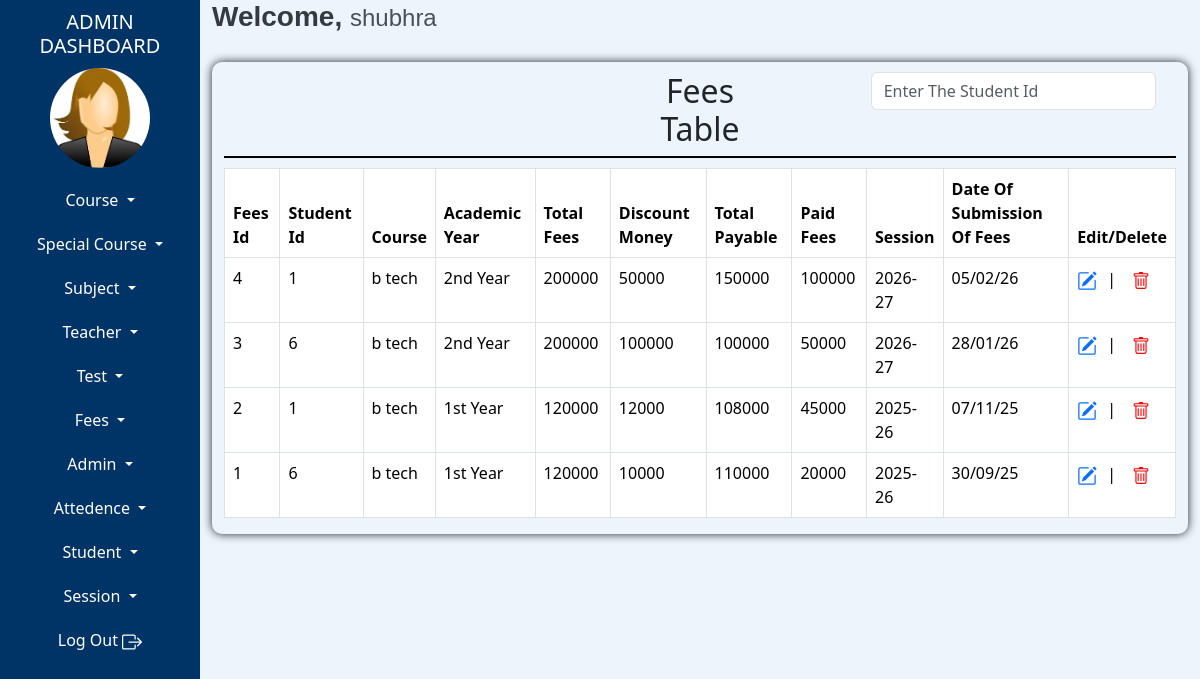
The page /admin/fees-table.php (signed in) on the database its author committed.
### tables this page shows
CREATE TABLE `tblfees` (
  `feeId` int(100) NOT NULL AUTO_INCREMENT,
  `studentId` int(100) NOT NULL,
  `courseId` int(100) NOT NULL,
  `academicYearId` int(10) NOT NULL,
  `totalFees` int(100) NOT NULL,
  `discountMoney` int(100) DEFAULT NULL,
  `paidFees` int(100) NOT NULL,
  `dateOfSubmissionOfFees` date NOT NULL,
  `sessionId` int(10) NOT NULL,
  `addedIpAddress` text NOT NULL,
  `addedDateTime` datetime(6) NOT NULL,
  `updatedIpAddress` text NOT NULL,
  `updatedDatetime` datetime(6) NOT NULL,
  PRIMARY KEY (`feeId`)
);

CREATE TABLE `tblcourse` (
  `courseId` int(10) NOT NULL AUTO_INCREMENT,
  `courseName` varchar(100) NOT NULL,
  `courseDuration` varchar(10) NOT NULL,
  `sessionId` int(10) NOT NULL,
  PRIMARY KEY (`courseId`)
);

CREATE TABLE `tblacademicyear` (
  `academicYearId` int(10) NOT NULL AUTO_INCREMENT,
  `academicYearName` text NOT NULL,
  `addedIpAddress` varchar(100) NOT NULL,
  `addedDateTime` datetime NOT NULL,
  `updatedIpAddress` varchar(100) NOT NULL,
  `updatedDatetime` datetime NOT NULL,
  PRIMARY KEY (`academicYearId`)
);

CREATE TABLE `tblsession` (
  `sessionId` int(10) NOT NULL AUTO_INCREMENT,
  `sessionName` varchar(15) NOT NULL,
  `addedIpAddress` varchar(100) NOT NULL,
  `addedDateTime` datetime NOT NULL,
  `updatedIpAddress` varchar(100) NOT NULL,
  `updatedDateTime` datetime NOT NULL,
  `status` int(2) NOT NULL,
  PRIMARY KEY (`sessionId`)
);

### admin/fees-table.php (the view, shortened to what this page needs)
<?php
include "admin-dashboard-top.php";
include "admin-dashboard-content.php";
$query = "SELECT * FROM tblfees ORDER BY feeId DESC";
$stmt=$conn->prepare($query);
$stmt->execute();
?>
<!doctype html>
<html lang="en">
  <head>
    <link href="https://cdn.jsdelivr.net/npm/bootstrap@5.3.3/dist/css/bootstrap.min.css" rel="stylesheet">
  </head>
<body>
<div class="container-fluid">
    <div class="row">
        <div class="col-md-12 tbl-content">
            <div class="container-fluid">
                <div class="row top">
                    <div class="col-md-5 col-sm-5">
                    </div>
                    <div class="col-md-2 col-sm-2">
                        <div class="tbl-heading">
                            <h2>Fees Table</h2>
                        </div>
                    </div>
                    <div class="col-md-1 col-sm-1">
                    </div>
                    <div class="col-md-4 col-sm-4">
                        <form class="d-flex" role="search">
                            <input class="form-control me-2" type="search" placeholder="Enter The Student Id " aria-label="Search" id="studentId">
                        </form>
                    </div>
                </div>
            </div>
            <table class="table table-hover table-bordered">
              <thead>
                <tr>
                  <th scope="col">Fees Id</th>
                  <th scope="col">Student Id</th>
                  <th scope="col">Course</th>
                  <th scope="col">Academic Year</th>
                  <th scope="col">Total Fees</th>
                  <th scope="col">Discount Money</th>
                  <th scope="col">Total Payable</th>
                  <th scope="col">Paid Fees</th>
                  <th scope="col">Session</th>
                  <th scope="col">Date Of Submission Of Fees</th>
                  <th scope="col">Edit/Delete</th>
                </tr>
              </thead>
              <tbody id="tbldata">
                <?php
                    while($result=$stmt->fetch())
                    {
                        $totalPayable = $result["totalFees"] - $result["discountMoney"];
                ?>
                    <tr>
                    <td><?php echo $result['feeId'] ?></td>
                    <td><?php echo $result['studentId'] ?></td>
                    <td>
                    <?php
                        $courseId=$result['courseId'];
                        $query="SELECT * FROM tblcourse WHERE courseId=:courseId";
                        $coursestmt=$conn->prepare($query);
                        $coursestmt->bindParam(":courseId",$courseId);
                        $coursestmt->execute();
                        $courses=$coursestmt->fetch();
                        echo $courses["courseName"];
                    ?>
                    </td>
                    <td>
                        <?php
                            $academicYearId = $result['academicYearId'];
                            $yearstmt=$conn->prepare("SELECT * FROM tblAcademicYear WHERE academicYearId=:academicYearId");
                            $yearstmt->bindParam(":academicYearId",$academicYearId);
                            $yearstmt->execute();
                            $academicYears=$yearstmt->fetch();
                            echo $academicYears["academicYearName"];
                        ?>
                    </td>
                    <td><?php echo $result['totalFees']; ?></td>
                    <td><?php echo $result['discountMoney']; ?></td>
                    <td><?php echo $totalPayable; ?></td>
                    <td><?php echo $result['paidFees']; ?></td>
                    <td>
                        <?php
                            $sessionId = $result['sessionId'];
                            $sessionstmt=$conn->prepare("SELECT * FROM tblsession WHERE sessionId=:sessionId");
                            $sessionstmt->bindParam(":sessionId",$sessionId);
                            $sessionstmt->execute();
                            $sessions=$sessionstmt->fetch();
                            echo $sessions["sessionName"];
                        ?>
                    </td>
                    <td>
                    <?php
                        $formattedDate = date("d/m/y", strtotime($result['dateOfSubmissionOfFees']));
                        echo $formattedDate;
                    ?>
                    </td>
                    <td>
                        <div class="icons">
                            <a href="edit-fees.php?feeId=<?php echo $result['feeId']; ?>">
                            </a>
                            |
                            <form action="delete-fees.php?feeId=<?php echo $fees['feeId'] ?>" method="POST" onsubmit="return confirm('Are you sure you want to delete this row?');">
                                <button type="submit" style="border: none; background: none; cursor: pointer;">
                                </button>
                            </form>
                        </div>
                    </td>
                </tr>
                <?php
                }
                ?>
              </tbody>
            </table>
        </div>
    </div>
</div>
</body>
</div>
</div>
<?php
    include "admin-dashboard-footer.php"
?>

### admin/admin-dashboard-content.php (shortened to what this page needs)
<link href="https://cdn.jsdelivr.net/npm/bootstrap@5.3.3/dist/css/bootstrap.min.css" rel="stylesheet">
  </head>
  <body>
    <div class="container-fluid">
        <div class="row">
            <div class="col-md-2  left-side">
                <div class="heading">
                    <h5>ADMIN DASHBOARD</h5>
                </div>
                <div class="image">
                    <a href="admin-dashboard.php">
                    <?php
                        $query = "select * from tbladmin where adminId=:adminId";
                        $stmt=$conn->prepare($query);
                        $stmt->bindParam(":adminId",$adminId);
                        $stmt->execute();
                        $result = $stmt->fetch();
                        if (!empty($result['picture']))
                        {
                        	echo '<img src="'.$result['picture'].'" style=" height: 100px;" />';
                        }
                        else
                        {
                        	if ($result['adminGender'] == '1')
                        	{
                        		echo '<img src="images/female-logo.jpg" alt="Male" style="height: 100px; width: 100px;" />';
                        	}
                        	elseif ($result['adminGender'] == '2')
                        	{
                        		echo '<img src="images/male-logo.jpg" alt="Female" style="height: 100px; width: 100px;" />';
                        	}
                        }
                    ?>
                    </a>
                </div>
                <div class="buttons">
                    <div class="dropdown ">
                      <button class="btn dropdown-toggle w-100 nav-link left-btn" type="button" data-bs-toggle="dropdown" aria-expanded="false">
                        Course
                      </button>
                    </div>
                    <div class="dropdown ">
                      <button class="btn dropdown-toggle w-100 nav-link left-btn" type="button" data-bs-toggle="dropdown" aria-expanded="false">
                        Special Course
                      </button>
                    </div>
                    <div class="dropdown ">
                      <button class="btn dropdown-toggle w-100 nav-link left-btn" type="button" data-bs-toggle="dropdown" aria-expanded="false">
                        Subject
                      </button>
                    </div>
                    <div class="dropdown ">
                      <button class="btn dropdown-toggle w-100 nav-link left-btn" type="button" data-bs-toggle="dropdown" aria-expanded="false">
                        Teacher
                      </button>
                    </div>
                    <div class="dropdown ">
                      <button class="btn dropdown-toggle w-100 nav-link left-btn" type="button" data-bs-toggle="dropdown" aria-expanded="false">
                        Test
                      </button>
                    </div>
                    <div class="dropdown ">
                      <button class="btn dropdown-toggle w-100 nav-link left-btn" type="button" data-bs-toggle="dropdown" aria-expanded="false">
                        Fees
                      </button>
                    </div>
                    <div class="dropdown ">
                      <button class="btn dropdown-toggle w-100 nav-link left-btn" type="button" data-bs-toggle="dropdown" aria-expanded="false">
                        Admin
                      </button>
                    </div>
                    <div class="dropdown ">
                      <button class="btn dropdown-toggle w-100 nav-link left-btn" type="button" data-bs-toggle="dropdown" aria-expanded="false">
                        Attedence
                      </button>
                    </div>
                    <div class="dropdown ">
                      <button class="btn dropdown-toggle w-100 nav-link left-btn" type="button" data-bs-toggle="dropdown" aria-expanded="false">
                        Student
                      </button>
                    </div>
                    <div class="dropdown ">
                      <button class="btn dropdown-toggle w-100 nav-link left-btn" type="button" data-bs-toggle="dropdown" aria-expanded="false">
                        Session
                      </button>
                    </div>
                    <a href="logout-admin.php" class="btn left-btn w-100 nav-link">
                        Log Out
                    </a>
                </div>
            </div>
            <div class="col-md-10 col-sm-10 right-side">
                <div>
                    <h3 class="welcome-text">Welcome, <span class="admin-name"><?php echo $result['adminName']; ?></span></h3>
                </div>

### admin/admin-dashboard-content.php (style rules this page uses)
.left-side { background-color:#003366; color:white; height:200vh; }
.heading { text-align:center; margin:10px auto; }
.image { display:flex; justify-content:center; }
.image img { border-radius:60px; }
.left-btn { color:white; transition: background-color 0.3s ease; margin-top:20px; }
.right-side { background-color:#edf4fb; }
.welcome-text { font-family: 'Poppins', sans-serif; font-size: 28px; font-weight: 600; color: #343a40; }
.admin-name { font-family: 'Montserrat', sans-serif; font-size: 24px; font-weight: 400; color: #495057; }

### admin/fees-table.php (style rules this page uses)
.top { margin-top:10px; border-bottom:2px solid black; margin-bottom:10px; }
.tbl-heading { text-align:center; }
.tbl-content { box-shadow:0 0 10px; margin-top:20px; border-radius:10px; }
.icons { display: flex; align-items: center; gap: 10px; }

### rows shown on the page
tblfees: feeId "4", studentId "1", courseId.courseName "b tech", academicYearId.academicYearName "2nd Year", totalFees "200000", discountMoney "50000", totalPayable "150000", paidFees "100000", sessionId.sessionName "2026-27", dateOfSubmissionOfFees "05/02/26"
tblfees: feeId "3", studentId "6", courseId.courseName "b tech", academicYearId.academicYearName "2nd Year", totalFees "200000", discountMoney "100000", paidFees "50000", sessionId.sessionName "2026-27", dateOfSubmissionOfFees "28/01/26"
tblfees: feeId "2", studentId "1", courseId.courseName "b tech", academicYearId.academicYearName "1st Year", totalFees "120000", discountMoney "12000", totalPayable "108000", paidFees "45000", sessionId.sessionName "2025-26", dateOfSubmissionOfFees "07/11/25"
tblfees: feeId "1", studentId "6", courseId.courseName "b tech", academicYearId.academicYearName "1st Year", totalFees "120000", discountMoney "10000", totalPayable "110000", paidFees "20000", sessionId.sessionName "2025-26", dateOfSubmissionOfFees "30/09/25"

### other values the page prints
$result['adminName'] "shubhra"
